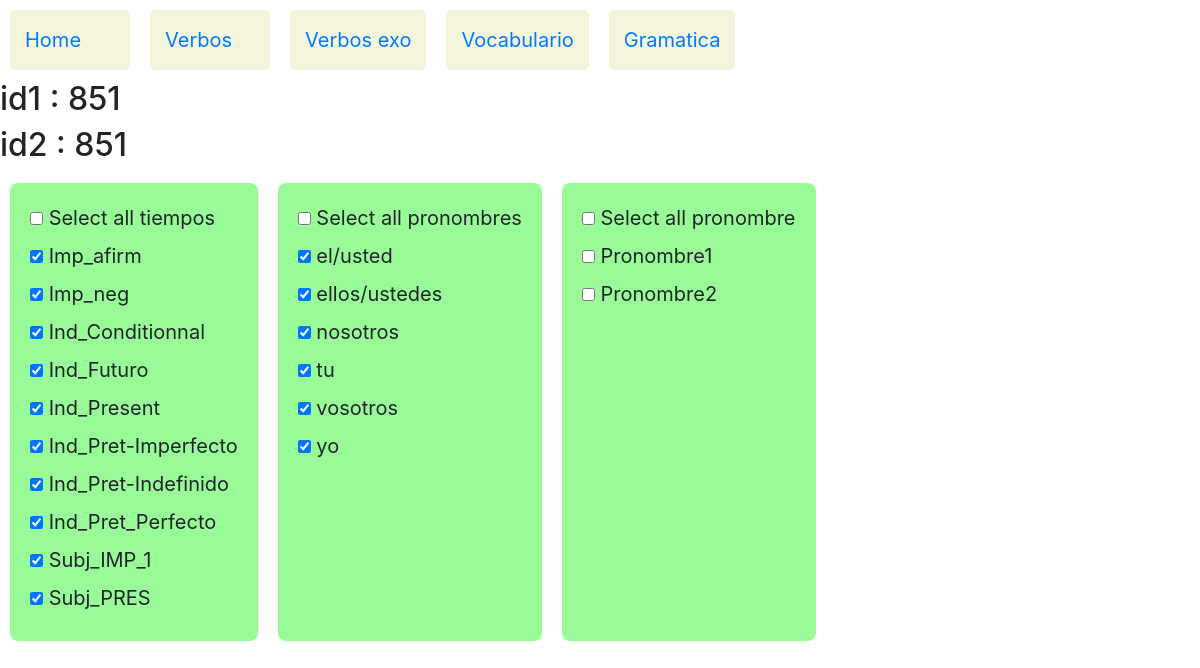
Screenshot of /verbos/palabras/851/851 with the database file from the repository.
### verbos/models.py (models this page shows)
class Tiempo(models.Model):
    tiempo=models.CharField(max_length=30)
    tiemposeq=models.IntegerField(null=True)
    def __str__(self):
        return self.tiempo

class Pronombre(models.Model):
    pronombre=models.CharField(max_length=13)
    pronombreseq=models.IntegerField(null=True)
    def __str__(self):
        return self.pronombre

### verbos/views.py (the view)
# urls.py: path('palabras/<int:id1>/<int:id2>',views.palabras,name='palabras'),
def palabras(request,id1,id2):
    verbos = Verbo.objects.all()
    tiempos = Tiempo.objects.all()
    pronombres = Pronombre.objects.all()
    verbotipos = Verbotipo.objects.all()
    myset=(tiempos,pronombres,verbotipos)
    jstiempos=jslist(tiempos)
    jspronombres=jslist(pronombres)
    jsverbotipos=jslist(verbotipos)
    context= {
            "id1" : id1,
            "id2" : id2,
            "verbos" : verbos,
            "tiempos" : tiempos ,
            "pronombres" : pronombres,
            "verbotipos" : verbotipos,
            "myset" : myset,
            "jstiempos" : jstiempos,
            "jsverbotipos" : jsverbotipos,
            "jspronombres" : jspronombres
            }
    return render(request,"verbos/palabras.html",context)

### verbos/views.py (called while the page is built)
def jslist(myqueryset):
    jstname=myqueryset.model.__name__
    jstlst=[]
    for item in myqueryset:
        jstlst.append([jstname,item.id])
    return jstlst

### verbos/templates/verbos/palabras.html (shortened to what this page needs)
{% extends 'verbos/layout.html' %}
{% block body1 %}
	<h2> id1 : {{ id1 }} </h2>
	<h2> id2 : {{ id2 }} </h2>
	<form action= "{% url 'palabras' id1='10' id2='20' %}"  method ="post">
	<div id="container" >
		<div>
			<input type="checkbox" data-type="tiempo" id="tiempo" name="checktodos" >
			<label for="tiempo"> Select all tiempos </label>
			<br>
			{% for tiempo in tiempos %}
			<input type="checkbox" id="Tiempo-{{tiempo.id}}"  name="tiempo"  data-storage="true" >
			<label for="Tiempo-{{tiempo.id}}"> {{tiempo}}   </label>
			<br>
			{% endfor %}
		</div>
		<div>
			<input type="checkbox" data-type="pronombre" id="pronombre" name="checktodos" >
			<label for="pronombre"> Select all pronombres </label>
			<br>
			{% for pronombre  in pronombres %}
			<input type="checkbox" id="Pronombre-{{pronombre.id}}"  name="pronombre"  data-storage="true" >
			<label for="Pronombre-{{pronombre.id}}"> {{pronombre}}   </label>
			<br>
			{% endfor %}
		</div>
		<div>
			<input type="checkbox" data-type="pronombre" id="pronombre" name="checktodos" >
			<label for="pronombre"> Select all pronombre </label>
			<br>
			<input type="checkbox" id="pronombre1" name="pronombre" >
			<label for="pronombre1"> Pronombre1  </label>
			<br>
			<input type="checkbox" id="pronombre2" name="pronombre" >
			<label for="pronombre2"> Pronombre2  </label>
			<br>
		</div>
	</div>
	</form>
{% endblock %}

### rows the page displays
Tiempo: tiempo "Imp_afirm"
Tiempo: tiempo "Imp_neg"
Tiempo: tiempo "Ind_Conditionnal"
Tiempo: tiempo "Ind_Futuro"
Tiempo: tiempo "Ind_Present"
Tiempo: tiempo "Ind_Pret-Imperfecto"
Tiempo: tiempo "Ind_Pret-Indefinido"
Tiempo: tiempo "Ind_Pret_Perfecto"
Tiempo: tiempo "Subj_IMP_1"
Tiempo: tiempo "Subj_PRES"
Pronombre: pronombre "el/usted"
Pronombre: pronombre "ellos/ustedes"
Pronombre: pronombre "nosotros"
Pronombre: pronombre "tu"
Pronombre: pronombre "vosotros"
Pronombre: pronombre "yo"

### other values shown
{{ id1 }} "851"
{{ id2 }} "851"
